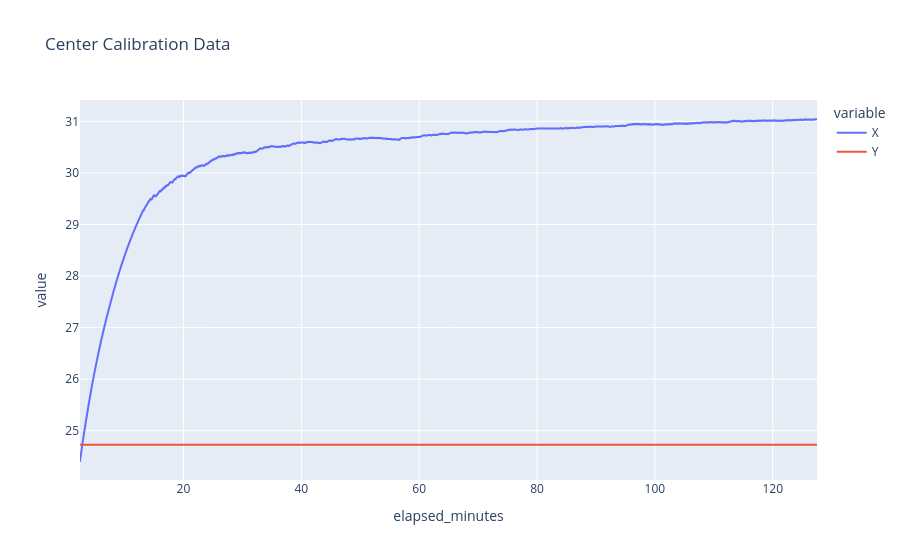
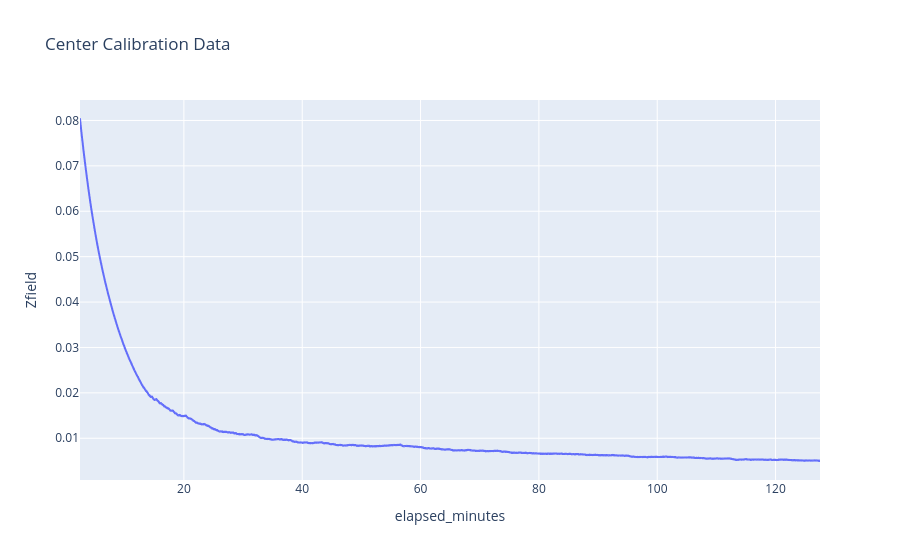

Notebook code for these charts, in order:
### Code cell
px.line(df2, x="elapsed_minutes", y=["X","Y"], title="Center Calibration Data").show()
px.line(df2, x="elapsed_minutes", y="Zfield", title="Center Calibration Data").show()

### Figure 1 — Plotly figure (JSON) as saved in the notebook; plotly's stock layout.template omitted (floating-point values rounded to 4 significant figures; data arrays with more than 128 entries replaced by an {"elided": "..."} marker saying what was removed)
{"data": [{"hovertemplate": "variable=X<br>elapsed_minutes=%{x}<br>value=%{y}<extra></extra>", "legendgroup": "X", "line": {"color": "#636efa", "dash": "solid"}, "marker": {"symbol": "circle"}, "mode": "lines", "name": "X", "showlegend": true, "type": "scattergl", "x": {"elided": "6884 float values"}, "xaxis": "x", "y": {"elided": "6884 float values"}, "yaxis": "y"}, {"hovertemplate": "variable=Y<br>elapsed_minutes=%{x}<br>value=%{y}<extra></extra>", "legendgroup": "Y", "line": {"color": "#EF553B", "dash": "solid"}, "marker": {"symbol": "circle"}, "mode": "lines", "name": "Y", "showlegend": true, "type": "scattergl", "x": {"elided": "6884 float values"}, "xaxis": "x", "y": {"elided": "6884 float values"}, "yaxis": "y"}], "layout": {"legend": {"title": {"text": "variable"}, "tracegroupgap": 0}, "title": {"text": "Center Calibration Data"}, "xaxis": {"anchor": "y", "domain": [0, 1], "title": {"text": "elapsed_minutes"}}, "yaxis": {"anchor": "x", "domain": [0, 1], "title": {"text": "value"}}}}

### Figure 2 — Plotly figure (JSON) as saved in the notebook; plotly's stock layout.template omitted (floating-point values rounded to 4 significant figures; data arrays with more than 128 entries replaced by an {"elided": "..."} marker saying what was removed)
{"data": [{"hovertemplate": "elapsed_minutes=%{x}<br>Zfield=%{y}<extra></extra>", "legendgroup": "", "line": {"color": "#636efa", "dash": "solid"}, "marker": {"symbol": "circle"}, "mode": "lines", "name": "", "showlegend": false, "type": "scattergl", "x": {"elided": "6884 float values"}, "xaxis": "x", "y": {"elided": "6884 float values"}, "yaxis": "y"}], "layout": {"legend": {"tracegroupgap": 0}, "title": {"text": "Center Calibration Data"}, "xaxis": {"anchor": "y", "domain": [0, 1], "title": {"text": "elapsed_minutes"}}, "yaxis": {"anchor": "x", "domain": [0, 1], "title": {"text": "Zfield"}}}}
